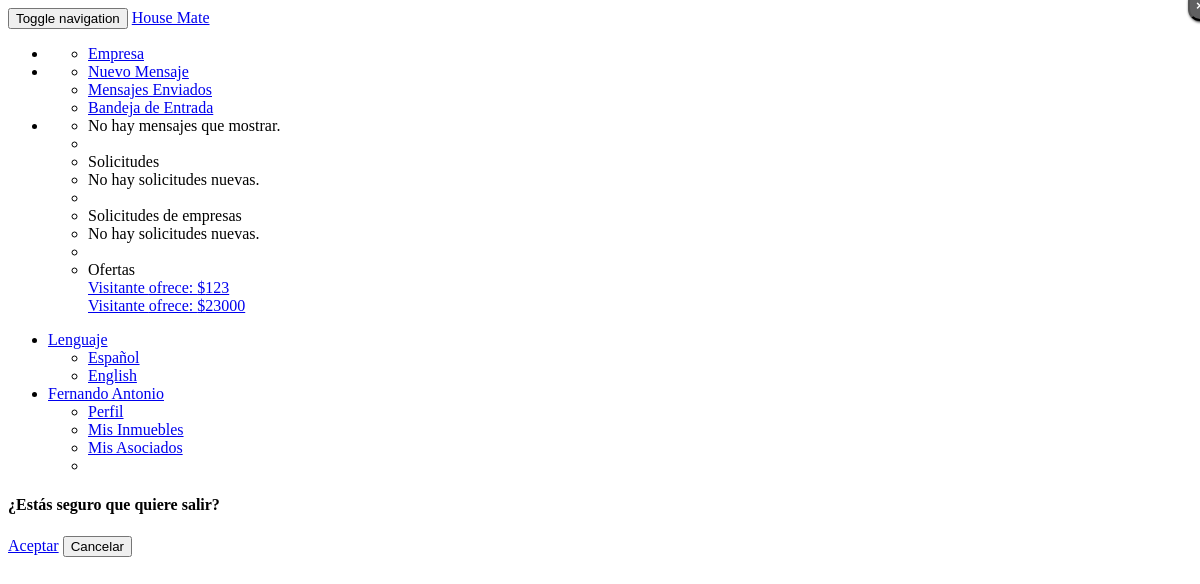
The app's page /HouseMate2_2/Header/barranav3.php (signed in) with its own data.
### tables this page shows
CREATE TABLE IF NOT EXISTS `tbusuario` (
  `idUsuario` varchar(5) NOT NULL DEFAULT '',
  `nombre` varchar(20) DEFAULT NULL,
  `apellido` varchar(20) DEFAULT NULL,
  `fechanac` date NOT NULL,
  `correo` varchar(50) DEFAULT NULL,
  `usuario` varchar(20) DEFAULT NULL,
  `contra` varchar(20) DEFAULT NULL,
  `tipo` int(1) DEFAULT NULL,
  `image` varchar(50) DEFAULT NULL
);

CREATE TABLE IF NOT EXISTS `convenio` (
  `idconvenio` varchar(5) NOT NULL,
  `idinmueble` varchar(5) NOT NULL,
  `idusuario` varchar(5) NOT NULL,
  `oferta` varchar(6) NOT NULL,
  `aprovado1` char(1) NOT NULL,
  `aprovado2` char(1) NOT NULL,
  `fecha_aprobacion` date NOT NULL,
  `fecha_final` date NOT NULL,
  `adelanto` varchar(5) NOT NULL
);

### HouseMate2_2/Call/Lenguaje/Idiomas/langes.php (called while the page is built, shortened)
<?php
$lang = array();
$lang['peritada'] = "Peritada";
$lang['denor'] = "Resultado :";
$lang['Constr'] ="Construcción";
$lang['lot'] = "Terreno";
$lang['lotvalue'] = "Valor de terreno";
$lang['builvalue'] = "Valor construcción";
$lang['VU'] = "Valor unitario";
$lang['FE'] = "Estado de conservación";
$lang['FD'] = "Factor depreciación";
$lang['VNR'] = "Valor neto";
$lang['VNR'] = "Valor neto nuevo";
$lang['FFU'] = "Factor funcionalidad";
$lang['VUR'] = "Vida útil remanente";
$lang['ValuoR'] = "Valuar inmueble";
$lang['Valuo'] = "Valuar";
$lang['agev'] = "Vida útil";
$lang['ages'] = "Age";
$lang['age'] = "Edad de construcción";
$lang['NoTa'] = "Tags normales";
$lang['NoTa2'] = "Tags extras";
$lang['are'] = "Área";
$lang['area1'] = "Área de terreno";
$lang['area2'] = "Área construcción";
$lang['esta1'] = "Nuevo";
$lang['esta2'] = "Bueno";
$lang['esta3'] = "Medio";
$lang['esta4'] = "Regular";
$lang['esta5'] = "Reparaciones sencillas";
$lang['esta6'] = "Reparaciones medias";
$lang['esta7'] = "Reparaciones importantes";
$lang['esta8'] = "Reparaciones cruciales";
$lang['esta9'] = "En desecho";
$lang['esta10'] = "Inrreversible";
$lang['ME'] = "Modifciar empresa";
$lang['Titulo'] = "Título";
$lang['TY'] = "No puedes repetir un título";
$lang['Request'] = "Solicitar";
$lang['Start'] = "Inicio";
$lang['Anuncios'] = "Anuncio";
$lang['UpgradeM'] = "Mejorar";
$lang['accept'] = "Aceptar";
$lang['No'] = "Rechazar";
$lang['mensaje'] = "Mensaje";
$lang['YTE'] = "Ya tiene una empresa";
$lang['TE'] = "Tiene una empresa";
$lang['Need'] = "No tengo cuenta";
$lang['Page_title'] = 'House Mate';
$lang['Cuenta'] = 'Registrarse';
$lang['Acerca'] = 'Acerca de';
$lang['Config'] = 'Configuración';
$lang['Informacion'] = 'Información';
$lang['Solicitud'] = "Solicitud";
$lang['Status'] = "Estado";
$lang['aprovado'] = "Aprovado";
$lang['naprovado'] = "No aprovado";
$lang['compose'] = "Enviar";
$lang['nocuentaop'] = "Para poder acceder a estas funciones debes mejorar tu cuenta";
$lang['Aqui'] = "Aqui!!";
$lang['new-empresa'] = " esta interesado en ti";
?>

### HouseMate2_2/Header/barranav3.php (the view, shortened to what this page needs)
<link href='css/intro.css' rel='stylesheet'/>
<form method="post" >
<nav class="navbar navbar-default navbar-fixed-top">
  <div class="container-fluid">
    <div class="navbar-header">
      <button type="button" class="navbar-toggle collapsed" data-toggle="collapse" data-target="#bs-example-navbar-collapse-1">
        <span class="sr-only">Toggle navigation</span>
      </button>
      <a class="navbar-brand" href="peritohomepage.php">House Mate</a>
    </div>
    <?php
	include "Call/Lenguaje/lenguaje.php";
          ?>
    <div class="collapse navbar-collapse" id="bs-example-navbar-collapse-1">
      <ul class="nav navbar-nav">
        <li class="dropdown">
			<ul class="dropdown-menu" role="menu">
				<li><a href="Empresa.php"><?php echo($lang['Empresa']);?></a></li>
			</ul>
        </li>
        <li class="dropdown">
            <ul class="dropdown-menu" role="menu">
                <li><a href="enviar_msj.php"><span class="glyphicon glyphicon-pencil" aria-hidden="true"></span> <?php echo($lang['msj-nuevo']);?></a></li>
				<li><a href="enviados.php"><span class="glyphicon glyphicon-folder-open" aria-hidden="true"></span><?php echo("  ".$lang['msjs-enviados']);?></a></li>
				<li><a href="recibidos.php"><span class="glyphicon glyphicon-hdd" aria-hidden="true"></span><?php echo("  ".$lang['inbox']);?></a></li>
            </ul>
        </li>
        <li class="dropdown">
        <ul class="dropdown-menu" role="menu">
            <?php
                $usuario = $_SESSION['id'];
                $consulta3 = mysql_query("SELECT count(*) as 'mensajes_sin_leer' FROM `mensaje` WHERE destinatario = '$usuario' and estado = '1' and estado2 = '1'");
                    while($row3 = mysql_fetch_array($consulta3)){
            ?>
            <li>
                <?php
                    if($row3['mensajes_sin_leer'] > 0){
                        echo "<a href='recibidos.php' class='btn btn-danger'><span class='badge'>".$row3['mensajes_sin_leer']. "</span>".$lang['msjs']."</a> ";
                    }
                    else{
                        echo "<a>".$lang['no-msjs']."</a>";
                    }
                }
                ?>
            </li>
            <li class="divider"></li>
            <li><span class='glyphicon glyphicon-user'></span><?php echo $lang['solici'];?></li>
            <?php
                $consulta4 = mysql_query("SELECT * FROM asociados WHERE socio2 = '$usuario' and solicitud = '1'");
      if(mysql_num_rows($consulta4) == 0){
                        echo "<li ><a>".$lang['no-mates']."</a></li>";
                }
            ?>
    <li class="divider"></li>
    <li><span class='glyphicon glyphicon-briefcase'></span><?php echo $lang['res-empresa'];?></li>
    <?php
      $foundyou = mysql_query("Select idusuario FROM usuario Where TempId = $usuario");
      while ($row = mysql_fetch_array($foundyou))
      {$idusuario = $row['idusuario'];}
                $consulta6 = mysql_query("SELECT * FROM empresasolicitud WHERE idusuario = '$idusuario' and aprovado2 = '0' and aprovado = '1'");
       if(mysql_num_rows($consulta6) == 0){
                        echo "<li ><a>".$lang['no-mates']."</a></li>";
                }
            ?>
            <li class="divider"></li>
            <li><span class='glyphicon glyphicon-shopping-cart'></span><?php echo $lang['mis-ofertas'];?></li>
            <?php
                $soli1 = mysql_query("SELECT * FROM usuario WHERE TempId = $usuario");
                while($vrow = mysql_fetch_array($soli1)){
                    $Usuario = $vrow['IdUsuario'];
                    $inmueble_con = mysql_query("SELECT * from inmueble WHERE Dueno = '$Usuario'");
                    while($urow = mysql_fetch_array($inmueble_con)){
                        $idinmueble = $urow['IdInmueble'];
                        $convenio_con = mysql_query("SELECT * FROM convenio WHERE aprovado2 != '1' and idinmueble ='$idinmueble'");
                        while($drow = mysql_fetch_array($convenio_con)){
                            $ofertor_con = mysql_query("SELECT * FROM tbusuario WHERE IdUsuario ='".$drow['idusuario']."'");
                            while($orow = mysql_fetch_array($ofertor_con)){
                                echo "<a href='mis_convenios.php'>".$orow['usuario'].$lang['ofrecen']."$".$drow['oferta']."</a><br>";
                            }
                        }
                    }
                }
            ?>
        </ul>
        </li>
      </ul>
      <ul class="nav navbar-nav navbar-right">
          <li class="dropdown">
            <a href="#" class="dropdown-toggle" data-toggle="dropdown" role="button" aria-expanded="false"><?php echo($lang['Idioma']);?><span class="caret"></span></a>
            <ul class="dropdown-menu" role="menu">
                <li><a href="<?php require ("urllen/lenstat.php")?>?lang=es">Espa&ntilde;ol</a></li>
                <li><a href="<?php require ("urllen/lenstat.php")?>?lang=en">English</a></li>
            </ul>
        </li>
          <li class="dropdown">
                <a href="#" class="dropdown-toggle" data-toggle="dropdown" role="button" aria-expanded="false"><?php include ('namae.php') ?> </a>
                <ul class="dropdown-menu" role="menu">
                    <li><a href="perfil_admin.php"><?php echo($lang['Perfil']);?></a></li>
					<li><a href='mis_inmuebles.php?Dueno=<?php echo $usuario; ?>'><?php echo($lang['mis-inmuebles']);?></a></li>
					<li><a href="mis_asociados.php?socio1=<?php echo $usuario; ?>"><?php echo($lang['mis-socios']);?></a></li>
                    <li><a type="button" class="btn-danger blanco-letra" data-toggle="modal" data-target="#myModal"><span class='glyphicon glyphicon-off danger'></span><?php echo($lang['Cerrar-Sesion']);?></a></li>
                </ul>
          </li>
      </ul>
    </div>
  </div>
</nav>
<div id="myModal" class="modal fade darkness">
  <div class='modal-dialog smmodal'>
    <div class='modal-content'>
      <div class='panel-footer'>
        <button type="button" class="close" data-dismiss="modal" aria-hidden="true">×</button>
        <h4 class="modal-title"><?php echo $lang['yousure']; ?></h4>
      </div>
      <div class="modal-body">
        <div class="row">
				<a id="white" href="Call/Funciones/Destroy.php" class="btn btn-primary"><?php echo($lang['Salir']); ?></a>
				<button type="button" class="btn btn-default" data-dismiss="modal"><?php echo($lang['Aceptar']); ?></button>
				</div>
        </div>
      </div>
    </div>
  </div>
       </form>

### HouseMate2_2/css/intro.css (style rules this page uses)
.blanco-letra { color: white; }
.close { background: #606061; color: #FFFFFF; line-height: 25px; position: absolute; right: -12px; text-align: center; top: -10px; width: 24px; text-decoration: none; font-weight: bold; -webkit-border-radius: 12px; -moz-border-radius: 12px; border-radius: 12px; -moz-box-shadow: 1px 1px 3px #000; -webkit-box-shadow: 1px 1px 3px #000; box-shadow: 1px 1px 3px #000; }

### records on screen
convenio: oferta "123"
tbusuario: usuario "Visitante"
convenio: oferta "23000"

### other values on screen
$lang['Empresa'] "Empresa"
$lang['msj-nuevo'] "Nuevo Mensaje"
$lang['msjs-enviados'] "Mensajes Enviados"
$lang['inbox'] "Bandeja de Entrada"
$lang['solici'] "Solicitudes"
$lang['no-mates'] "No hay solicitudes nuevas."
$lang['res-empresa'] "Solicitudes de empresas"
$lang['mis-ofertas'] "Ofertas"
$lang['Idioma'] "Lenguaje"
$_SESSION['user'] "Fernando Antonio"
$lang['Perfil'] "Perfil"
$lang['mis-inmuebles'] "Mis Inmuebles"
$lang['mis-socios'] "Mis Asociados"
$lang['yousure'] "¿Estás seguro que quiere salir?"
$lang['Salir'] "Aceptar"
